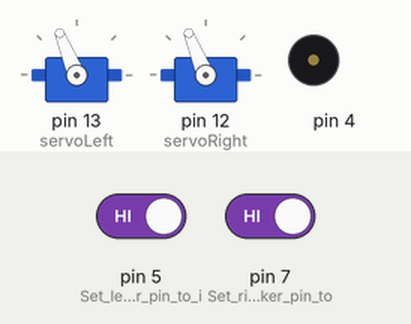
Bench run of a sketch on a simulated Arduino Uno, built with avr-gcc and run on an emulated ATmega328P. Parts: 2 × servo, buzzer (waves = sounding). The inputs (shaded band) are chosen by the test bench; at power-on: pin 5 (Set_left_whisker_pin_to_i) HIGH, pin 7 (Set_right_whisker_pin_to) HIGH.

Above: at 2.2 s.
2.3 s: pin 5 (Set_left_whisker_pin_to_i) driven LOW and pin 7 (Set_right_whisker_pin_to) driven LOW
At 8.8 s:
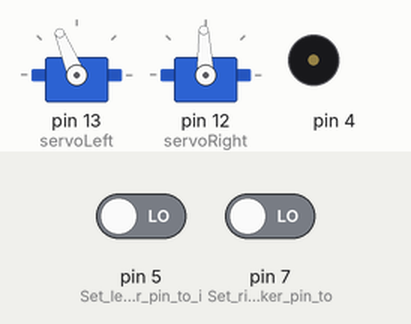
10.9 s: pin 5 (Set_left_whisker_pin_to_i) driven HIGH
18.1 s: pin 7 (Set_right_whisker_pin_to) driven HIGH
At 18.26 s:
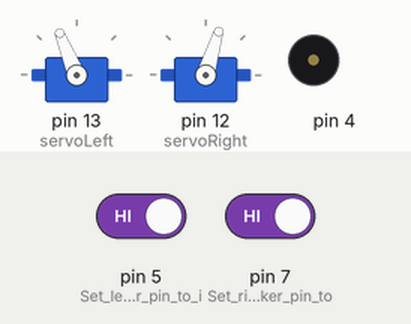
23.8 s: pin 5 (Set_left_whisker_pin_to_i) driven LOW
At 33.4 s:
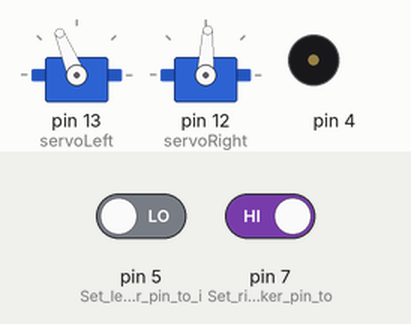
Timing chart, 0 to 35.0 s (numbered marks = the images above; inputs shaded):
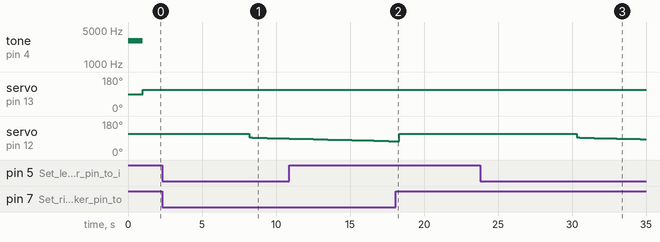

The sketch:

Servo15.ino
```cpp
/* Servo15 */
/* 로봇이 시계 방향으로 원 주행을 하다가
 *  바깥쪽 더듬이가 터치될 때마다 큰 원을 그리고
안쪽 더듬이가 터치될 떄마다 작은 원을 그리는데
작은 원은 오른쪽 바퀴가 정지할 때까지,
큰 원은 직선이 될 때까지만 변하도록 */
#include <Servo.h> //Include servo library
Servo servoLeft; // Declare left and right servos
Servo servoRight;
byte counter; // For counting alternate corners
byte n=0;

void setup() { // Built-in initialization block
  pinMode(7, INPUT); // Set right whisker pin to input
  pinMode(5, INPUT); // Set left whisker pin to input

  tone(4, 3000, 1000); // Play tone for 1 second
  delay(1000); // Delay to finish tone

  servoLeft.attach(13); // Attach left signal to pin 13
  servoRight.attach(12); // Attach right signal to pin 12
  counter = 0; // Initialize counter to 0
}

void loop() { // Main loop auto-repeats
  byte wLeft = digitalRead(5); // Copy left result to wLeft
  byte wRight = digitalRead(7); // Copy right result to wRight

  // no whisker contact
  turnRight(2400); // Turn left about 360 degrees

  if(n <= counter) {
    // Whisker Navigation
    if(wLeft == 0) { // If only left whisker contact
      for(int speed=0; speed<=200; speed+=2) { // Ramp up to full speed
        servoLeft.writeMicroseconds(1700);
        servoRight.writeMicroseconds(1500-speed);// us = 1500, 1498,...1302, 1300
        delay(100); // 100 ms at each speed
      }
    }
    else if(wRight == 0) { // If only right whisker contact
      for(int speed=200; speed>=0; speed-=2) { // Ramp down to stop
        servoLeft.writeMicroseconds(1500+speed); // us = 1700, 1698,...1502, 1500
        servoRight.writeMicroseconds(1500);
        delay(100); // 100 ms at each speed
      }
    }
    else {
      turnRight(2400); // Turn left about 360 degrees
    }
    counter++; // Increase count by one
    n++; // Increase n by one
      }
}

void turnRight(int time) // Right turn function
{
  servoLeft.writeMicroseconds(1700); // Left wheel counterclockwise
  servoRight.writeMicroseconds(1700); // Right wheel counterclockwise
  delay(time); // Maneuver for time ms
}
```

Measured:
- after the input at 2.3 s, servo on pin 12 (servoRight): moves from 112° to 88° over 2.2 s, starting after 5.9 s
- after the input at 18.1 s, servo on pin 13 (servoLeft): stays 112° (without the input it goes to 111° after 3.0 s); servo on pin 12 (servoRight): goes on until 18.3 s, then stays 112°
- after the input at 23.8 s, servo on pin 12 (servoRight): moves from 112° to 84° over 4.3 s, starting after 6.5 s
